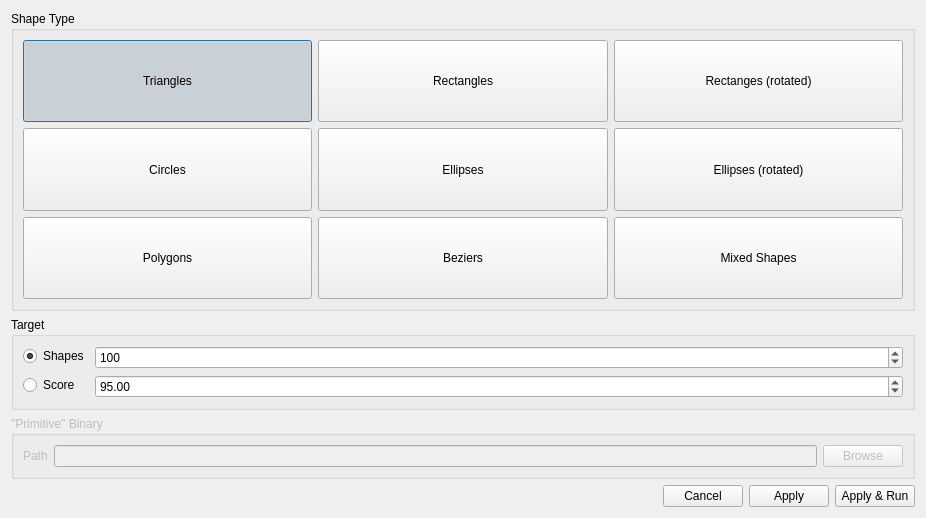
<?xml version="1.0" encoding="UTF-8"?>
<ui version="4.0">
 <class>SettingsDialog</class>
 <widget class="QDialog" name="SettingsDialog">
  <property name="geometry">
   <rect>
    <x>0</x>
    <y>0</y>
    <width>926</width>
    <height>518</height>
   </rect>
  </property>
  <property name="windowTitle">
   <string>Dialog</string>
  </property>
  <layout class="QVBoxLayout" name="verticalLayout">
   <item>
    <widget class="QGroupBox" name="groupBox">
     <property name="sizePolicy">
      <sizepolicy hsizetype="Preferred" vsizetype="MinimumExpanding">
       <horstretch>0</horstretch>
       <verstretch>0</verstretch>
      </sizepolicy>
     </property>
     <property name="title">
      <string>Shape Type</string>
     </property>
     <layout class="QGridLayout" name="gridLayout">
      <item row="0" column="0">
       <widget class="QPushButton" name="trianglesButton">
        <property name="sizePolicy">
         <sizepolicy hsizetype="Minimum" vsizetype="Minimum">
          <horstretch>0</horstretch>
          <verstretch>0</verstretch>
         </sizepolicy>
        </property>
        <property name="text">
         <string>Triangles</string>
        </property>
        <property name="checkable">
         <bool>true</bool>
        </property>
        <property name="checked">
         <bool>true</bool>
        </property>
        <property name="autoExclusive">
         <bool>true</bool>
        </property>
       </widget>
      </item>
      <item row="0" column="1">
       <widget class="QPushButton" name="rectanglesButton">
        <property name="sizePolicy">
         <sizepolicy hsizetype="Minimum" vsizetype="Minimum">
          <horstretch>0</horstretch>
          <verstretch>0</verstretch>
         </sizepolicy>
        </property>
        <property name="text">
         <string>Rectangles</string>
        </property>
        <property name="checkable">
         <bool>true</bool>
        </property>
        <property name="checked">
         <bool>false</bool>
        </property>
        <property name="autoExclusive">
         <bool>true</bool>
        </property>
       </widget>
      </item>
      <item row="0" column="2">
       <widget class="QPushButton" name="rectanglesRotatedButton">
        <property name="sizePolicy">
         <sizepolicy hsizetype="Minimum" vsizetype="Minimum">
          <horstretch>0</horstretch>
          <verstretch>0</verstretch>
         </sizepolicy>
        </property>
        <property name="text">
         <string>Rectanges (rotated)</string>
        </property>
        <property name="checkable">
         <bool>true</bool>
        </property>
        <property name="checked">
         <bool>false</bool>
        </property>
        <property name="autoExclusive">
         <bool>true</bool>
        </property>
       </widget>
      </item>
      <item row="1" column="0">
       <widget class="QPushButton" name="circlesButton">
        <property name="sizePolicy">
         <sizepolicy hsizetype="Minimum" vsizetype="Minimum">
          <horstretch>0</horstretch>
          <verstretch>0</verstretch>
         </sizepolicy>
        </property>
        <property name="text">
         <string>Circles</string>
        </property>
        <property name="checkable">
         <bool>true</bool>
        </property>
        <property name="checked">
         <bool>false</bool>
        </property>
        <property name="autoExclusive">
         <bool>true</bool>
        </property>
       </widget>
      </item>
      <item row="1" column="1">
       <widget class="QPushButton" name="ellipsesButton">
        <property name="sizePolicy">
         <sizepolicy hsizetype="Minimum" vsizetype="Minimum">
          <horstretch>0</horstretch>
          <verstretch>0</verstretch>
         </sizepolicy>
        </property>
        <property name="text">
         <string>Ellipses</string>
        </property>
        <property name="checkable">
         <bool>true</bool>
        </property>
        <property name="checked">
         <bool>false</bool>
        </property>
        <property name="autoExclusive">
         <bool>true</bool>
        </property>
       </widget>
      </item>
      <item row="1" column="2">
       <widget class="QPushButton" name="ellipsesRotatedButton">
        <property name="sizePolicy">
         <sizepolicy hsizetype="Minimum" vsizetype="Minimum">
          <horstretch>0</horstretch>
          <verstretch>0</verstretch>
         </sizepolicy>
        </property>
        <property name="text">
         <string>Ellipses (rotated)</string>
        </property>
        <property name="checkable">
         <bool>true</bool>
        </property>
        <property name="checked">
         <bool>false</bool>
        </property>
        <property name="autoExclusive">
         <bool>true</bool>
        </property>
       </widget>
      </item>
      <item row="2" column="0">
       <widget class="QPushButton" name="polygonsButton">
        <property name="sizePolicy">
         <sizepolicy hsizetype="Minimum" vsizetype="Minimum">
          <horstretch>0</horstretch>
          <verstretch>0</verstretch>
         </sizepolicy>
        </property>
        <property name="text">
         <string>Polygons</string>
        </property>
        <property name="checkable">
         <bool>true</bool>
        </property>
        <property name="checked">
         <bool>false</bool>
        </property>
        <property name="autoExclusive">
         <bool>true</bool>
        </property>
       </widget>
      </item>
      <item row="2" column="1">
       <widget class="QPushButton" name="beziersButton">
        <property name="sizePolicy">
         <sizepolicy hsizetype="Minimum" vsizetype="Minimum">
          <horstretch>0</horstretch>
          <verstretch>0</verstretch>
         </sizepolicy>
        </property>
        <property name="text">
         <string>Beziers</string>
        </property>
        <property name="checkable">
         <bool>true</bool>
        </property>
        <property name="checked">
         <bool>false</bool>
        </property>
        <property name="autoExclusive">
         <bool>true</bool>
        </property>
       </widget>
      </item>
      <item row="2" column="2">
       <widget class="QPushButton" name="mixedButton">
        <property name="sizePolicy">
         <sizepolicy hsizetype="Minimum" vsizetype="Minimum">
          <horstretch>0</horstretch>
          <verstretch>0</verstretch>
         </sizepolicy>
        </property>
        <property name="text">
         <string>Mixed Shapes</string>
        </property>
        <property name="checkable">
         <bool>true</bool>
        </property>
        <property name="checked">
         <bool>false</bool>
        </property>
        <property name="autoExclusive">
         <bool>true</bool>
        </property>
       </widget>
      </item>
     </layout>
    </widget>
   </item>
   <item>
    <widget class="QGroupBox" name="groupBox_2">
     <property name="title">
      <string>Target</string>
     </property>
     <layout class="QFormLayout" name="formLayout">
      <item row="0" column="0">
       <widget class="QRadioButton" name="shapesRadioButton">
        <property name="text">
         <string>Shapes</string>
        </property>
        <property name="checked">
         <bool>true</bool>
        </property>
       </widget>
      </item>
      <item row="0" column="1">
       <widget class="QSpinBox" name="shapesInput">
        <property name="minimum">
         <number>1</number>
        </property>
        <property name="maximum">
         <number>1000</number>
        </property>
        <property name="value">
         <number>100</number>
        </property>
       </widget>
      </item>
      <item row="1" column="0">
       <widget class="QRadioButton" name="scoreRadioButton">
        <property name="text">
         <string>Score</string>
        </property>
       </widget>
      </item>
      <item row="1" column="1">
       <widget class="QDoubleSpinBox" name="scoreInput">
        <property name="value">
         <double>95.000000000000000</double>
        </property>
       </widget>
      </item>
     </layout>
    </widget>
   </item>
   <item>
    <widget class="QGroupBox" name="groupBox_3">
     <property name="enabled">
      <bool>false</bool>
     </property>
     <property name="title">
      <string>&quot;Primitive&quot; Binary</string>
     </property>
     <layout class="QHBoxLayout" name="horizontalLayout_2">
      <item>
       <widget class="QLabel" name="label">
        <property name="enabled">
         <bool>false</bool>
        </property>
        <property name="text">
         <string>Path</string>
        </property>
       </widget>
      </item>
      <item>
       <widget class="QLineEdit" name="pathInput">
        <property name="enabled">
         <bool>false</bool>
        </property>
       </widget>
      </item>
      <item>
       <widget class="QPushButton" name="browseButton">
        <property name="enabled">
         <bool>false</bool>
        </property>
        <property name="text">
         <string>Browse</string>
        </property>
       </widget>
      </item>
     </layout>
    </widget>
   </item>
   <item>
    <layout class="QHBoxLayout" name="horizontalLayout">
     <item>
      <spacer name="horizontalSpacer">
       <property name="orientation">
        <enum>Qt::Horizontal</enum>
       </property>
       <property name="sizeHint" stdset="0">
        <size>
         <width>40</width>
         <height>20</height>
        </size>
       </property>
      </spacer>
     </item>
     <item>
      <widget class="QPushButton" name="cancelButton">
       <property name="text">
        <string>Cancel</string>
       </property>
      </widget>
     </item>
     <item>
      <widget class="QPushButton" name="applyButton">
       <property name="text">
        <string>Apply</string>
       </property>
      </widget>
     </item>
     <item>
      <widget class="QPushButton" name="applyRunButton">
       <property name="text">
        <string>Apply &amp;&amp; Run</string>
       </property>
      </widget>
     </item>
    </layout>
   </item>
  </layout>
 </widget>
 <resources/>
 <connections/>
</ui>
